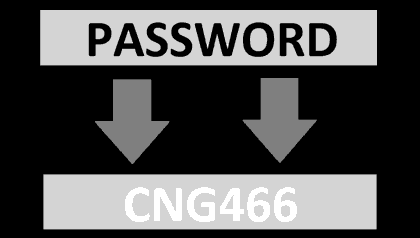
%> input picture EncodedImage.png, 420 x 238 px, shrunk from 1182 x 669 before the run
$ octave 2079366_Q1.m   (GNU Octave 9; MATLAB toolbox functions it lacks are replaced by stand-ins)
%> lines starting %> are read from the running program, lines starting %| are printed output that depends on the picture
clc;
close all;
I=imread('EncodedImage.png');
%> I is the input picture: size 238x420 uint8; min 1, max 7, mean 2.87

[row,column] = size(I);
%> row = 238; column = 420
nk = zeros([1 256]);
cHist = zeros([1 256]);

for x = 1 :row
    for y = 1 : column
        for i = 1:256
            if((I(x,y))== i-1)
                    nk(i) = nk(i)+1 ;
                    break;
            end
        end
    end
end
%> after the loop, nk = 256 values, max 59186 at index 2, min 0 at index 1, mean 390.5

% Finding cumulative histogram
value = 0;
for i = 1:256
    value = value + nk(i);
    cHist(i) = value;
end
%> this loop made 256 passes
%> value on passes 1 to 3: 0, 59186, 59783
%> after the loop, cHist = 256 values from 0 to 99960
% Finding Sk values
sk= zeros([1 256]);
for i=1:256
    sk(i) = cHist(i) ;
    sk(i) = sk(i)/(row*column);
    sk(i) = round(sk(i)*255);
end
%> after the loop, sk = 256 values from 0 to 255
% Replace values with the values we found
Z = zeros([row column]);
for x=1:row
    for y=1:column
        for i=1:256
            if(I(x,y) ==  (i-1))
                Z(x,y) = sk(i);
                break;
            end
        end
    end
end
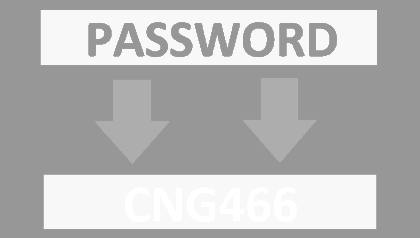
%> Z: size 238x420 double; min 151, max 255, mean 183.7
Z = uint8(Z);
%> Z: size 238x420 uint8
figure;imshow(I);title('original image');
figure;imshow(Z);title('Enhanced image');
